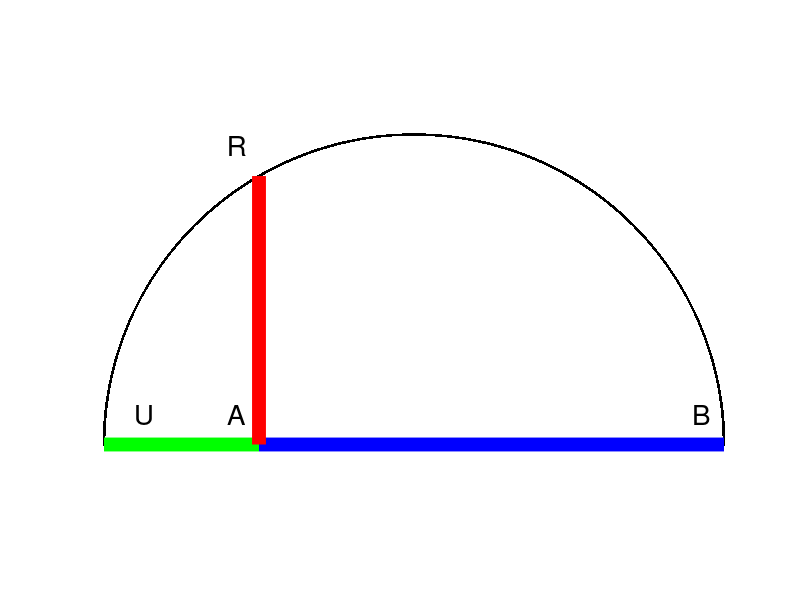

The MATLAB script that drew this image:
Res = 100000;
Spessore = 10;
Destra = 5;
dx = 0.5;
dy = 0.5;

Piede = Res/4;

XCirc = linspace(- Destra, Destra, Res);
YCirc = sqrt(Destra ^ 2 - XCirc .^ 2);

XPiede = XCirc(Piede);
YPiede = YCirc(Piede);

Immagine = figure("visible","off");
axis("equal");
axis off;
hold on;
plot(XCirc,YCirc,".k");
plot([-Destra XPiede], [0 0], "-g", "linewidth", Spessore);
plot([XPiede Destra], [0 0], "-b", "linewidth", Spessore);
plot([XPiede XPiede], [0 YPiede], "-r", "linewidth", Spessore);
text([- Destra + dx XPiede - dx XPiede - dx Destra - dx], [0 0 YPiede 0] + dy, {"U" "A" "R" "B"}, "fontsize", 20);
print(Immagine, "Immagine_Geometrie_Radice.png");
